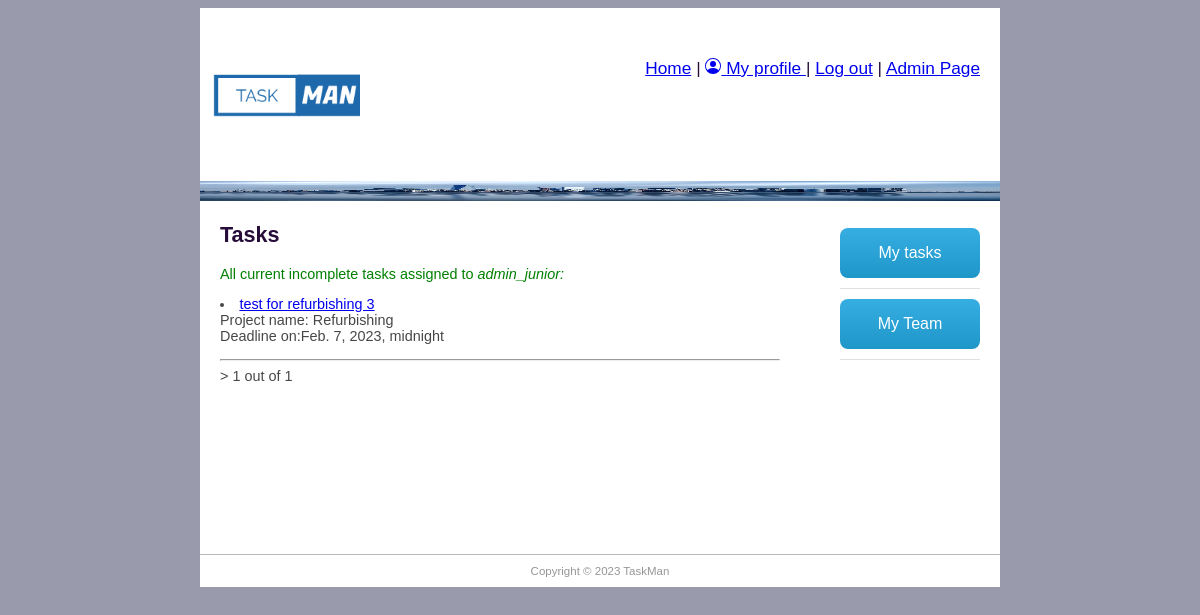
/taskman/tasks/ (signed in), run on the app's committed database.
### taskman/models.py (models this page shows, shortened)
class Employee(models.Model):
    user = models.OneToOneField(User, on_delete=models.CASCADE)
    group_id = models.ForeignKey(Group, help_text='Assign to a team', on_delete=models.SET_NULL, null=True, blank=True)
    photo = models.ImageField(default='default.png', upload_to='profile_pics')
    team_role = models.ForeignKey(TeamRole, help_text='Assign a position', on_delete=models.SET_NULL, null=True, blank=True)
    task_number = models.IntegerField('Number of tasks assigned', default=0, validators=[MaxValueValidator(10)])

class TaskInstance(models.Model):
    project_id = models.ForeignKey('Project', help_text='Assign to a task', on_delete=models.SET_NULL, null=True, blank=True)
    job_title = models.CharField('Task title', max_length=200, help_text='Enter Task role', null=True, blank=True)
    description = models.TextField('Description', max_length=2000, help_text='Enter task description', null=True, blank=True)
    enddate = models.DateTimeField('Requested finish date', null=True, blank=True)
    completed_on = models.BooleanField('Completed', default=False)
    assign_employees = models.ForeignKey(Employee, help_text='Select employees to task', on_delete=models.CASCADE)

class Project(models.Model):
    title = models.CharField('Project title', max_length=100, help_text='Enter project title')
    description = models.TextField('Description', max_length=2000, help_text='Enter project description')
    group_id = models.ForeignKey(Group, help_text='Assign to a team', blank=True, on_delete=models.SET_NULL, null=True)
    employee_req = models.IntegerField('Number of employees expected', default=0)
    enddate = models.DateTimeField('Requested finish date', null=True, blank=True)
    created_on = models.DateTimeField(editable=False, auto_now_add=True)
    updated_on = models.DateTimeField(editable=False, auto_now_add=True)
    completed_on = models.BooleanField('Completed', default=False)

### taskman/views.py (the view)
# urls.py: path('tasks/', views.TaskListView.as_view(), name='tasks_name'),
class TaskListView(LoginRequiredMixin, generic.ListView):
    model = TaskInstance
    paginate_by = 5
    template_name = 'my_task_list.html'
    def get_context_data(self, **kwargs):
        context = super().get_context_data(**kwargs)
        current_employee = Employee.objects.get(user=self.request.user)
        context['current_employee'] = current_employee
        context['has_assigned_tasks'] = self.get_queryset().filter(assign_employees__user=self.request.user).exists()
        return context
    def get_queryset(self):
        return TaskInstance.objects.filter(assign_employees__user=self.request.user).filter(
            project_id__completed_on=False) \
            .filter(completed_on=False)

### taskman/templates/my_task_list.html (shortened to what this page needs)
{% extends "base.html" %}
{% block content %}
<h1>Tasks</h1>
<p style="color:green">All current incomplete tasks assigned to <em>{{current_employee.user}}:</em> </p>
{% for tasks_obj in taskinstance_list %}
<li> <a href="{{tasks_obj.id}}">{{tasks_obj.job_title}}</a> <br>Project name: {{tasks_obj.project_id.title}} <br> Deadline on:{{tasks_obj.enddate}} </li>
{% endfor %}
<hr>
<div class="pagination"><span class="step-links">>
        <span class="current">
            {{ page_obj.number }} out of {{ page_obj.paginator.num_pages }}</span>
    </span></div>
{% endblock %}

### taskman/static/css/main.css (style rules this page uses)
body { background-color: #999AAB; font-family: "Trebuchet MS", Helvetica, sans-serif; font-size: 0.9em; text-align: justify; color: #474747; }
h1 { color: #270c39; }

### data on the page
Employee: user "admin_junior"
TaskInstance: job_title "test for refurbishing 3", project_id "Refurbishing", enddate "Feb. 7, 2023, midnight"

### other printed values
{{ page_obj.number }} "1"
{{ page_obj.paginator.num_pages }} "1"
